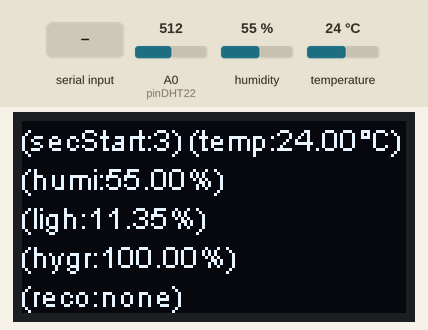
This sketch was run on a simulated ESP8266 (NodeMCU). On the bench: 128×64 one-colour display. Inputs (shaded band) come from the test bench; at power-on: humidity 55 %, A0 (pinDHT22) = 512, temperature 24 °C. What the sketch prints to the serial monitor is not drawn.

Above: at 3.2 s.
3.3 s: "1\n" received over Serial
At 14.5 s:
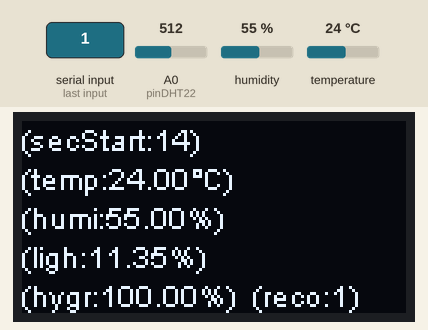
15.6 s: humidity set to 22 %
At 26.2 s:
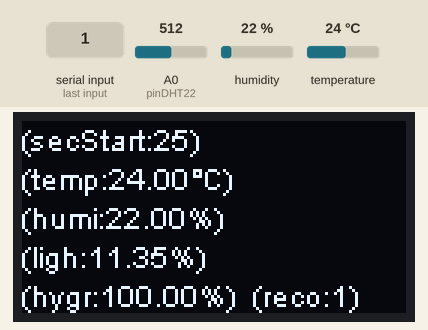
26.8 s: A0 (pinDHT22) set to 716
At 36.8 s:
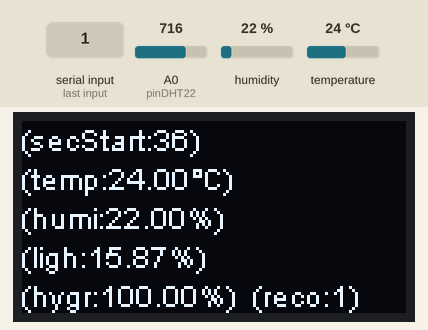
37.9 s: temperature set to 12 °C
At 48.5 s:
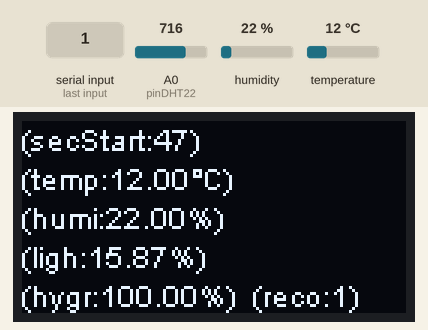
49.0 s: "0\n" received over Serial
At 59.0 s:
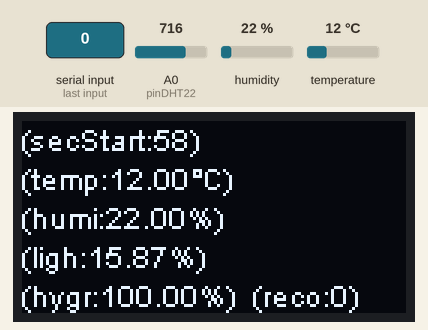
60.1 s: A0 (pinDHT22) set to 900
At 70.8 s:
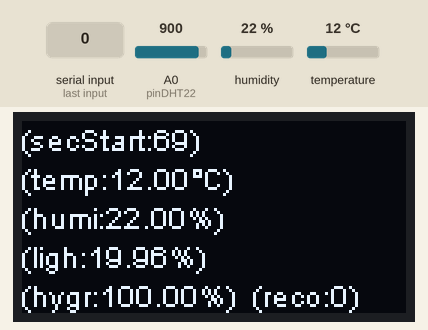
Timing chart, 0 to 72.3 s (numbered marks = the images above; inputs shaded):
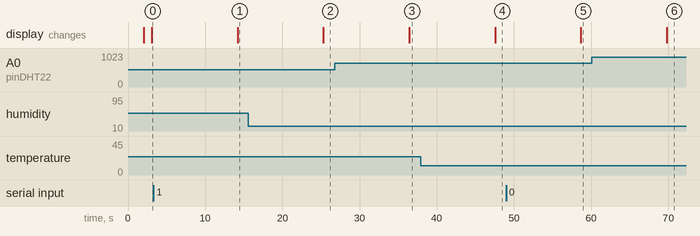

Measured:
- after the input at 3.3 s, the display: changes after 10.9 s (image 1)
- after the input at 15.6 s, the display: changes after 9.7 s (image 2)
- after the input at 26.8 s, the display: changes after 9.6 s (image 3)
- after the input at 37.9 s, the display: changes after 9.7 s (image 4)
- after the input at 49.0 s, the display: changes after 9.7 s (image 5)
- after the input at 60.1 s, the display: changes after 9.7 s (image 6)

The sketch:

ArduinoConnection.ino
```cpp
// Include the correct display library
// For a connection via I2C using Wire include
#include <Wire.h> // Only needed for Arduino 1.6.5 and earlier
#include "SSD1306.h" // legacy include: `#include "SSD1306Wire.h"`
#include <SimpleDHT.h>
int pinDHT22 = 17;
SimpleDHT22 dht22(pinDHT22);

// light
int ldrPin = 35;
int analog_value = 0;

// Hygrometer
int hygPin = 32;
int hygrometer_value = 0;

SSD1306 display(0x3c, 5, 4);

void setup()
{
    // light
    pinMode(ldrPin, INPUT);

    Serial.begin(9600);
    delay(2000);
    // Initialising the UI will init the display too.
    display.init();
    display.flipScreenVertically();
    display.setFont(ArialMT_Plain_10);
}

int readHygrometer()
{
    int hygrometer_value = analogRead(hygPin);
    // Serial.print("Hygrometer: ");
    // Serial.println(hygrometer_value);
    return hygrometer_value;
}

int readLight()
{
    int analog_value = analogRead(ldrPin);
    // Serial.print("Light: ");
    // Serial.println(analog_value);
    return analog_value;
}

float readTemperatur()
{
    float temperature = 0;
    float humidity = 0;
    int err = SimpleDHTErrSuccess;
    if ((err = dht22.read2(&temperature, &humidity, NULL)) != SimpleDHTErrSuccess)
    {
        Serial.print("Read DHT22 failed, err=");
        Serial.println(err);
        delay(2000);
        return -1;
    }
    // Serial.print("Sample OK: ");
    // Serial.print((float)temperature); Serial.print(" *C, ");
    // Serial.print((float)humidity); Serial.println(" RH%");
    return (float)temperature;
}

float readHumidity()
{
    float temperature = 0;
    float humidity = 0;
    int err = SimpleDHTErrSuccess;
    if ((err = dht22.read2(&temperature, &humidity, NULL)) != SimpleDHTErrSuccess)
    {
        Serial.print("Read DHT22 failed, err=");
        Serial.println(err);
        delay(2000);
        return -1;
    }
    // Serial.print("Sample OK: ");
    // Serial.print((float)temperature); Serial.print(" *C, ");
    // Serial.print((float)humidity); Serial.println(" RH%");
    return (float)humidity;
}

float* readDHT()
{
    float temperature = 0;
    float humidity = 0;
    float arr[2] = { -1, -1 };
    int err = SimpleDHTErrSuccess;
    if ((err = dht22.read2(&temperature, &humidity, NULL)) != SimpleDHTErrSuccess)
    {
        Serial.print("Read DHT22 failed, err=");
        Serial.println(err);
        delay(2000);

        return arr;
    }
    arr[0] = temperature;
    arr[1] = humidity;
    return arr;
    // Serial.print("Sample OK: ");
    // Serial.print((float)temperature); Serial.print(" *C, ");
    // Serial.print((float)humidity); Serial.println(" RH%");
}

void writeText(String s)
{
    display.setFont(ArialMT_Plain_10);
    display.setTextAlignment(TEXT_ALIGN_LEFT);
    display.drawStringMaxWidth(0, 0, 128, s);
}

long startTime = millis();
String received = "none";


int timeIntervalForAVGRead = 20; // in ms
int targetIntervalTime = 1000; // in ms
int numberOfReads = targetIntervalTime/timeIntervalForAVGRead;
int targetGeneralIntervalTIme = 10000; // in ms
int timeIntervalForGeneralMesure = (targetGeneralIntervalTIme) - targetIntervalTime; // ReadInterval - AVG Mesure time  -> target 1-5 min

void loop()
{
    while (Serial.available() == 0)
    {
        // read N times and make the AVG


		//stailising the read by average on 10 Secund read
		float finalTemperature = 0;
        float finalHumidity = 0;
		int finalLight = 0;
        int finalHygro = 0;

		//hum and temp are not avg
		float temperature = 0;
        float humidity = 0;
        int err = SimpleDHTErrSuccess;
        if ((err = dht22.read2(&temperature, &humidity, NULL)) != SimpleDHTErrSuccess)
        {
            Serial.print("Read DHT22 failed, err=");
            Serial.println(err);
            delay(2000);
            temperature = -1;
            humidity = -1;
        }

        for (int i = 0; i <= numberOfReads; i++)
        {
            delay(timeIntervalForAVGRead);
            // read sensors

            int light = readLight();
            int hygro = readHygrometer();

			//sum the values upper_bound
			finalLight += light;
			finalHygro += hygro;

        }

		//make the AVG out of the sum
		finalTemperature = temperature;
		finalHumidity = humidity;
		finalLight = finalLight/numberOfReads;
		finalHygro = finalHygro/numberOfReads;

		//adjust analog Read
		//hygrometer
		int hygrometerMax = 4180;
		int hygrometerMin = 1200;
		//hygrometer low value is wet (high %) high value is dry (low %)

		//cut out extrem values
		int finalHygroAdjusted = finalHygro;
		if(finalHygroAdjusted>hygrometerMax){
			finalHygroAdjusted = hygrometerMax;
		}
		if(finalHygroAdjusted<hygrometerMin){
			finalHygroAdjusted = hygrometerMin;
		}
		int hygroDiffrence = hygrometerMax-hygrometerMin;
		finalHygroAdjusted = finalHygro-hygrometerMin; //set base line
		finalHygroAdjusted = (finalHygroAdjusted - (hygrometerMax-hygrometerMin)) * (-1); //invers numbers
		double finalHygroAdjustedPercent = (double)(finalHygroAdjusted*100)/(double)hygroDiffrence; //make it in %
		//light
		int lightMax = 4600;
		int lightMin = 0;
		int finalLightAdjusted = finalLight;
		if(finalLightAdjusted>lightMax){
			finalLightAdjusted = lightMax;
		}
		if(finalLightAdjusted<lightMin){
			finalLightAdjusted = lightMin;
		}
		int lightDiffrence = lightMax-lightMin;


		double finalLightAdjustedPercent = (double)(finalLightAdjusted*100)/(double)lightDiffrence; //make it in %
		//make Display Output
        display.clear();

        if(finalHygroAdjustedPercent>100.0){
          finalHygroAdjustedPercent = 100.0;
        }
        if(finalLightAdjustedPercent>100.0){
          finalLightAdjustedPercent= 100.0;
        }
        writeText("(secStart:"+String((int)((millis() - startTime) / 1000L)) + ")"
            + " (temp:" + String(finalTemperature) + "°C)"
			+ " (humi:" + String(finalHumidity) + "%)"
			+ " (ligh:"  + String(finalLightAdjustedPercent) + "%) "
			+ " (hygr:" + String(finalHygroAdjustedPercent) + "%) "
			+ " (reco:" + String(received) + ")");
        display.display();

		//Serial Output
        Serial.println("<timeSinceStart>" + String((int)((millis() - startTime) / 1000L)) + "</timeSinceStart>"); //optional
        Serial.println("<receivedThing>" + String(received) + " </receivedThing>");//optional
        Serial.println("<values>;" + String(finalTemperature) + ";" + String(finalHumidity) + ";" + String(finalLightAdjustedPercent) + ";" + String(finalHygroAdjustedPercent) + ";" + "</values>");
		delay(targetGeneralIntervalTIme);
    }
    if (Serial.available())
    {
        received = Serial.readStringUntil('\n');
    }
    if (received.equals("exit"))
    {
        exit(0);
    }
	//wait N time before the next read

}
```
